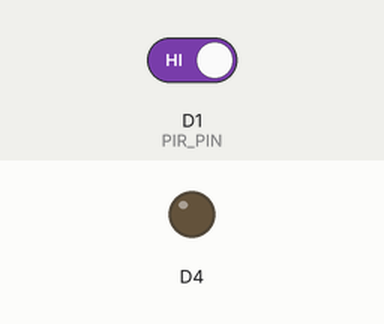
This sketch was run on a simulated ESP8266 (NodeMCU). Parts: output pins drawn as LEDs (lit = HIGH). Inputs (shaded band) come from the test bench; at power-on: D1 (PIR_PIN) HIGH.

Above: at 1.2 s.
1.3 s: D1 (PIR_PIN) driven LOW
At 2.4 s:
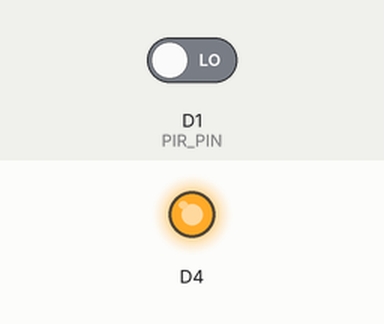
2.8 s: D1 (PIR_PIN) driven HIGH
At 3.6 s:
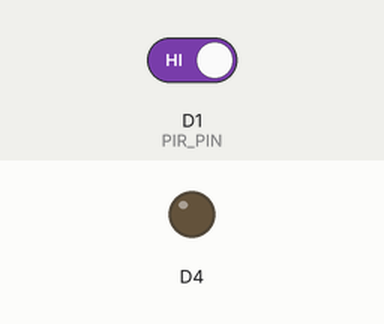
Timing chart, 0 to 5.8 s (numbered marks = the images above; inputs shaded):
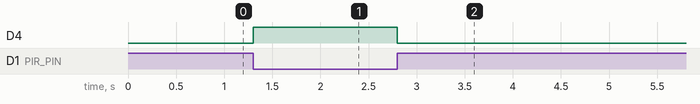

The sketch:

diyB_3.ino
```cpp
// 偵測人體移動

#define PIR_PIN D1 // 紅外線感測器訊號腳位

void setup()
{
  pinMode(PIR_PIN, INPUT);      // 感測器訊號腳位設定成「輸入」
  pinMode(LED_BUILTIN, OUTPUT); // LED腳位設定成「輸出」
}

void loop()
{
  bool val = digitalRead(PIR_PIN); // 讀取感測器值，類型為布林（0或1）。

  digitalWrite(LED_BUILTIN, !val); // 取感測器的相反值點亮或關閉LED
}
```

Measured:
- after the input at 1.3 s, D4: LOW → HIGH at once
- after the input at 2.8 s, D4: HIGH → LOW at once
